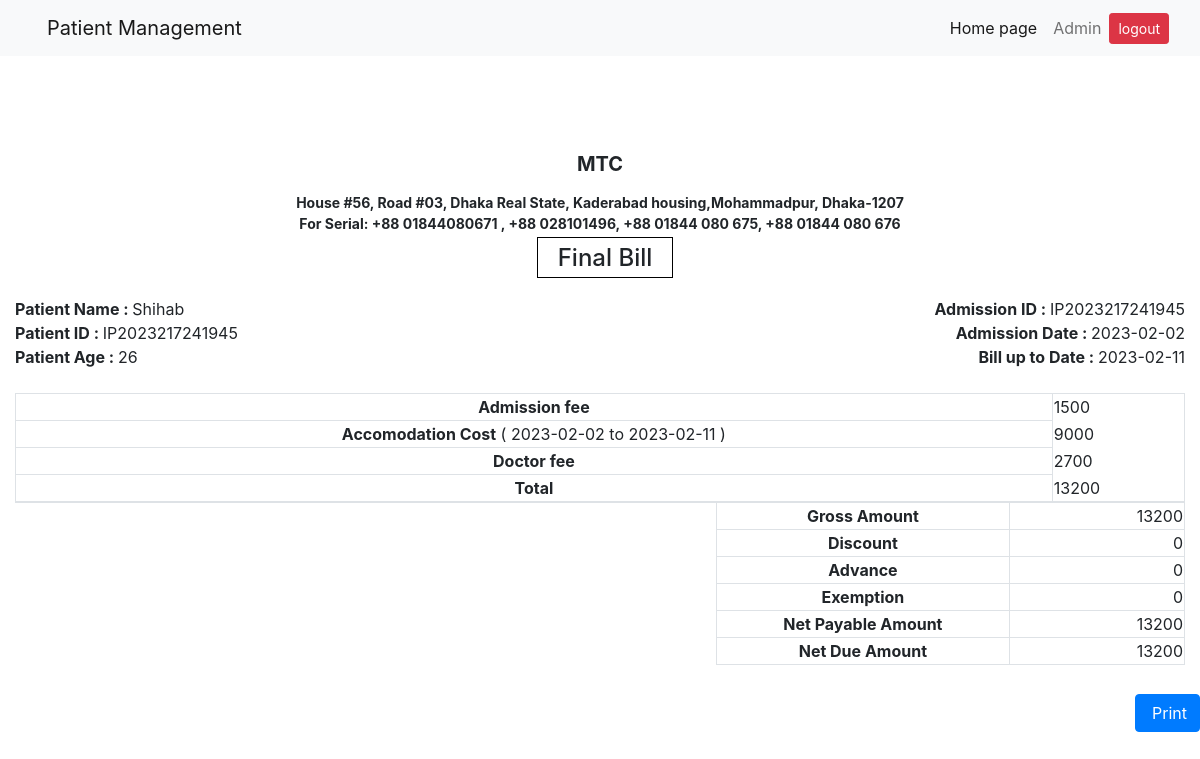
Screenshot of /discharge_patient/2/ with the database file from the repository.
### home/models.py (models this page shows, shortened)
class IndoorPatient(models.Model):
    indoor_treatment_patient_type = models.CharField(max_length=122)
    indoor_treatment_patient_id = models.CharField(max_length=122)
    indoor_treatment_patient_status = models.CharField(max_length=122, blank=True)
    patient_name = models.CharField(max_length=122)
    patient_age = models.CharField(max_length=122)
    patient_gender = models.CharField(max_length=122)
    patient_phone = models.CharField(max_length=122)
    patient_email = models.CharField(max_length=122,)
    patient_national_ID = models.CharField(max_length=122)
    indoor_patient_bed_bed_id = models.CharField(max_length=122, blank=True)
    indoor_bed_price = models.CharField(max_length=122)
    indoor_patient_bed_entry_time = models.CharField(max_length=122)
    indoor_patient_bed_discharge_time = models.CharField(max_length=122, blank=True)
    bed_total_bill = models.CharField(max_length=122, blank=True)
    indoor_patient_doctor_doctor_id = models.CharField(max_length=122)
    doctor_visit_fee = models.CharField(max_length=122)
    doctor_total_bill = models.CharField(max_length=122)
    outdoor_service_id = models.CharField(max_length=122)
    outdoor_service_rate = models.CharField(max_length=122)
    indoor_treatment_total_bill = models.CharField(max_length=122)
    indoor_treatment_total_paid =models.CharField(max_length=122, blank= True)
    indoor_treatment_total_due =models.CharField(max_length=122, blank= True)

### home/views.py (the view)
# urls.py: path('discharge_patient/<int:pk>/', views.dischargepatient, name="discharge_patient"),
@csrf_exempt
def dischargepatient(request,pk):
		IndoorAdmission= IndoorPatient.objects.get(id=pk)
		context = {'IndoorAdmission': IndoorAdmission,}
		return render (request, 'dischargeindoorpatient.html', context)

### templates/dischargeindoorpatient.html (shortened to what this page needs)
{% extends 'abase.html' %}
{% block body %}
<!DOCTYPE html>
<html lang="en">
<head>
    <link rel="stylesheet" href="https://maxcdn.bootstrapcdn.com/bootstrap/4.0.0/css/bootstrap.min.css">
</head>
<body>
    <div class="wrapper">
        <!DOCTYPE html>
<html lang="en">
        <div id="content">
            <div class="container-fluid">
                <div class="row">
                    <div class="col-md-12">
                        <div class="widget-area-2 proclinic-box-shadow text-600">
                            <div id="print_invoice">
                                <div class="row ">
                                    <div class="col-12  justify-content-center">
                                        <div class=" text-center text-600">
                                            <b><br><br><br><br>
                                            <p style="font-size: 18px; margin:0px; padding:0px;"><h5><b>MTC</b></h5></p>
                                            <p style="font-size: 14px; margin:0px; padding:0px;">House #56, Road #03, Dhaka Real State, Kaderabad housing,Mohammadpur, Dhaka-1207</p>
                                            <p style="font-size: 14px; margin:0px; padding:0px;">For Serial: +88 01844080671 , +88 028101496, +88 01844 080 675, +88 01844 080 676</p></b>
                                        </div>
                                    </div>
                                </div>
                                <div class="text-center" style="margin-top: 10px;">
                                    <h4 style="display: inline;border: 1px solid black;padding: 5px 20px;margin-top: 15px;margin-left: 10px;">Final Bill</h4>
                                </div>
                                <div class="row  mt-4 mb-4">
                                    <div class="col-md-8">
                                        <p class="mb-0"><b>Patient Name :  </b>{{IndoorAdmission.patient_name}}</p>
                                        <p class="mb-0"><b>Patient ID : </b> {{IndoorAdmission.indoor_treatment_patient_id}}</p>
                                        <p class="mb-0"><b>Patient Age :  </b>{{IndoorAdmission.patient_age}}</p>
                                    </div>
                                    <div class="col-md-4 text-right">
                                        <p class="mb-0"><b>Admission ID :  </b>{{IndoorAdmission.indoor_treatment_patient_id}}</p>
                                        <p class="mb-0"><b>Admission Date :  </b>{{IndoorAdmission.indoor_patient_bed_entry_time}}</p>
                                        <p class="mb-0"><b>Bill up to Date : </b> {{IndoorAdmission.indoor_patient_bed_discharge_time}}</p>
                                    </div>
                                </div>
                                <table class="Report_table border" style="width: 100%;">
                                    <tbody>
                                        <tr>
                                            <td class="text-center border"><b>Admission fee</b></td>
                                            <td>{{ IndoorAdmission.outdoor_service_rate }}</td>
                                        </tr>
                                        <tr>
                                            <td class="text-center border"><b>Accomodation Cost</b> (   {{IndoorAdmission.indoor_patient_bed_entry_time}} to {{IndoorAdmission.indoor_patient_bed_discharge_time}} )</td>
                                            <td> {{ IndoorAdmission.bed_total_bill }}</td>
                                        </tr>
                                        <tr>
                                            <td class="text-center border"><b>Doctor fee</b></td>
                                            <td>{{ IndoorAdmission.doctor_total_bill }}</td>
                                        </tr>
                                        <tr>
                                            <td class="text-center border"><b>Total</b></td>
                                            <td>{{ IndoorAdmission.indoor_treatment_total_bill }}</td>
                                        </tr>
                                    </tbody>
                                </table>
                                <table style="width: 100%;" class="border-top mb-3 Report_table">
                                    <tr class="main_row">
                                        <td style="width: 40%;"></td>
                                        <td style="width: 20%;"></td>
                                        <td class="text-center border " style="width: 25%;"><b>Gross Amount</td>
                                        <td class="text-right border ">{{ IndoorAdmission.indoor_treatment_total_bill }}</td>
                                    </tr>
                                    <tr class="main_row">
                                        <td></td>
                                        <td></td>
                                        <td class="text-center border"><b>Discount</td>
                                        <td class="text-right border ">0</td>
                                    </tr>
                                    <tr class="main_row">
                                        <td></td>
                                        <td></td>
                                        <td class="text-center border"><b>Advance</td>
                                        <td class="text-right border ">0</td>
                                    </tr>
                                    <tr class="main_row">
                                        <td></td>
                                        <td></td>
                                        <td class="text-center border"><b>Exemption</td>
                                        <td class="text-right border ">0</td>
                                    </tr>
                                    <tr class="main_row">
                                        <td></td>
                                        <td></td>
                                        <td class="text-center border"><b>Net Payable Amount </b></td>
                                                                                    <td class="text-right border ">{{ IndoorAdmission.indoor_treatment_total_bill }}</td>
                                                                            </tr>
                                    <tr class="main_row">
                                        <td></td>
                                        <td></td>
                                        <td class="text-center border"><b>Net Due Amount </b></td>
                                        <td class="text-right border ">{{ IndoorAdmission.indoor_treatment_total_bill }}</td>
                                    </tr>
                                </table>
                            </div>
                        </div>
                    </div>
                </div>
            </div>
        </div>
        <div>
            <div class="col-md-3">
            </div>
        </div>
            </div>
</body>
<br>
<br>
<br>
<div>
    <button class="btn btn-primary mx-1px text-95" style="float: right;" onclick="print_invoice();">
        Print
    </button>
</div>
</html>
{% endblock body %}

### rows the page displays
IndoorPatient: patient_name "Shihab", indoor_treatment_patient_id "IP2023217241945", patient_age "26", indoor_patient_bed_entry_time "2023-02-02", indoor_patient_bed_discharge_time "2023-02-11", outdoor_service_rate "1500", bed_total_bill "9000", doctor_total_bill "2700", indoor_treatment_total_bill "13200"
